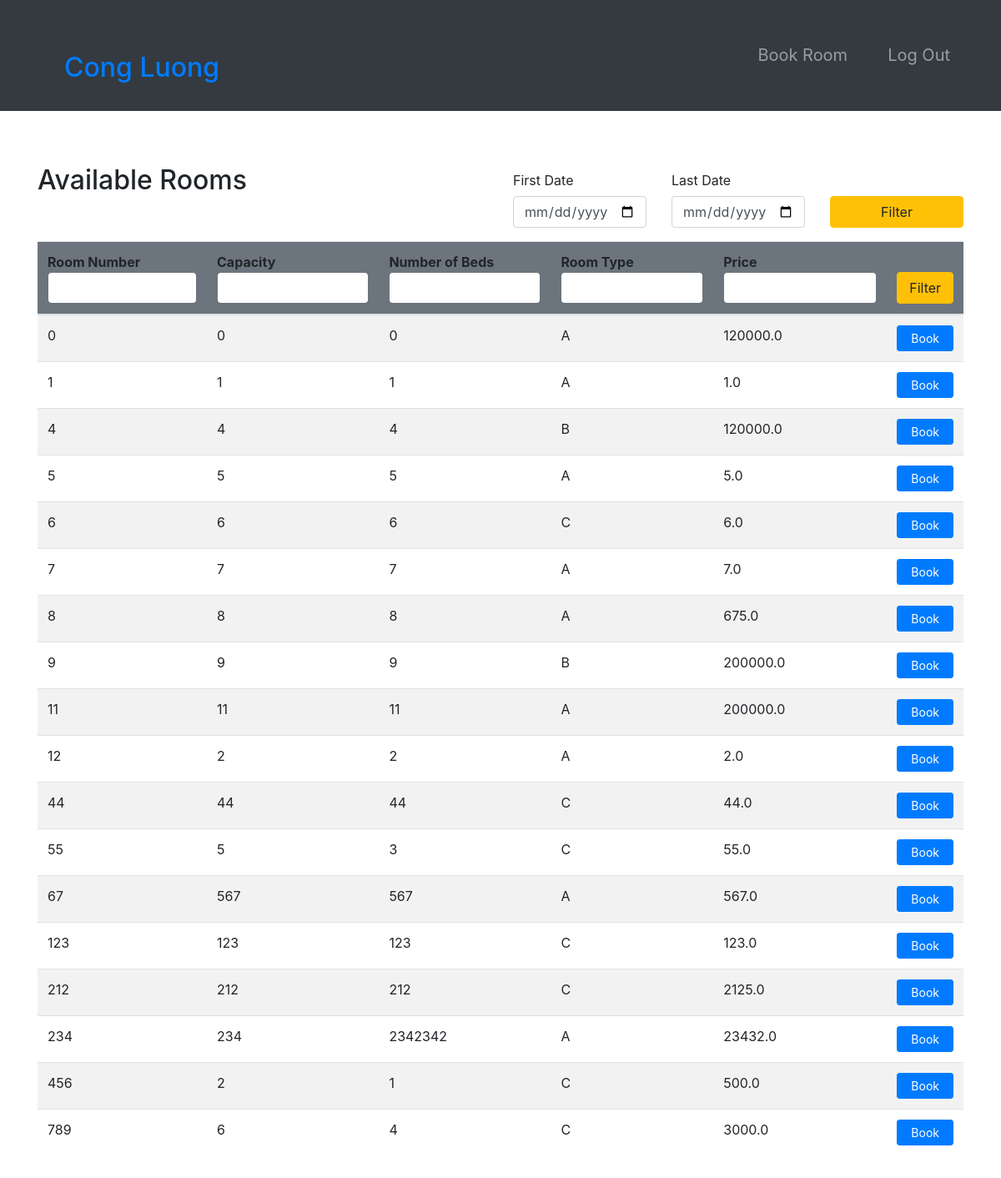
The app's page /rooms/ (signed in), older data.
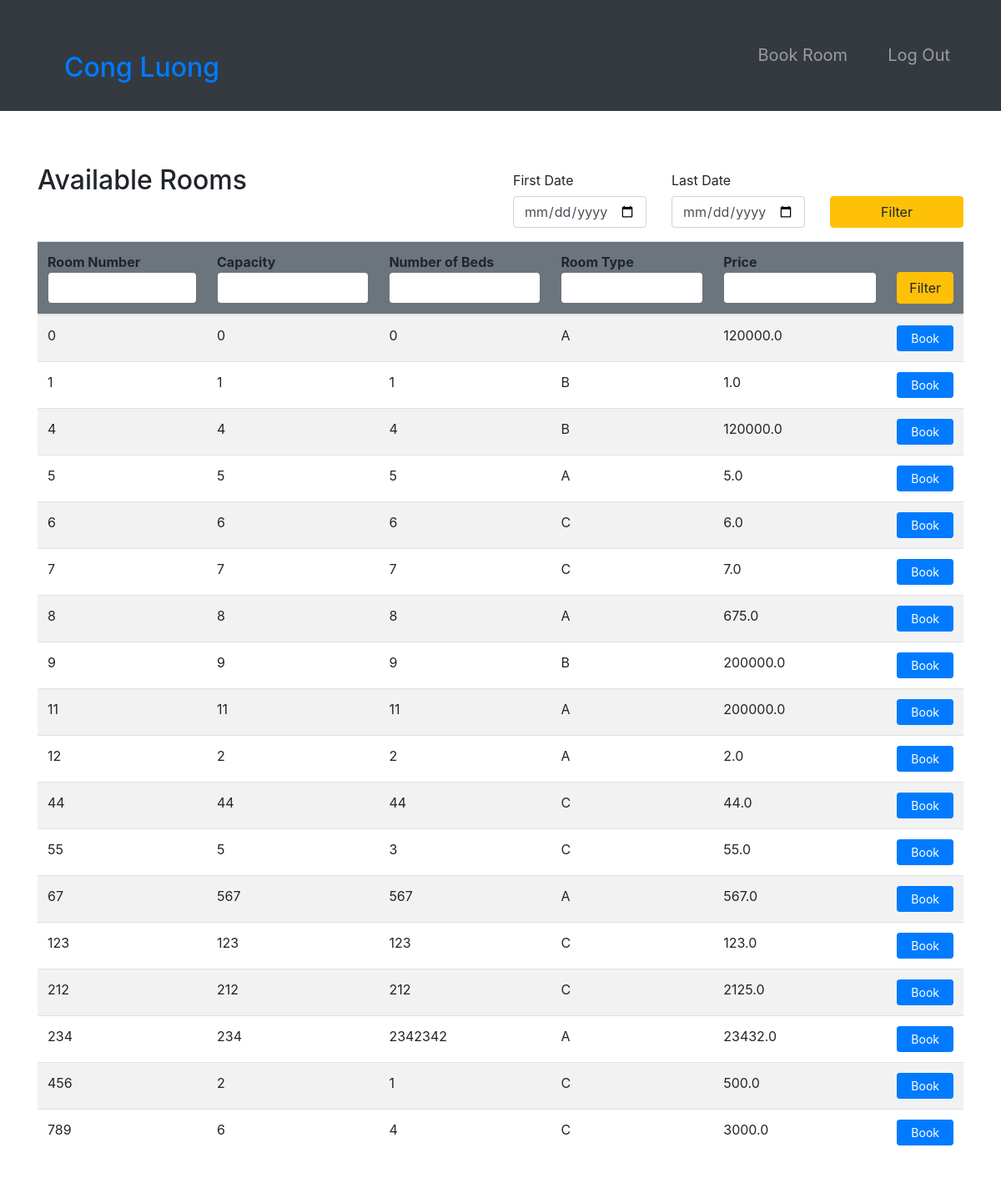
The same page, newer data.
### room/models.py (models this page shows)
class Room(models.Model):
    ROOM_TYPES = (
        ('A', 'A'),
        ('B', 'B'),
        ('C', 'C'),
    )
    number = models.IntegerField(primary_key=True)
    capacity = models.SmallIntegerField()
    numberOfBeds = models.SmallIntegerField()
    roomType = models.CharField(max_length=20, choices=ROOM_TYPES)
    price = models.FloatField()
    statusStartDate = models.DateField(null=True)
    statusEndDate = models.DateField(null=True)
    def __str__(self):
        return str(self.number)

### room/views.py (the view, shortened to what this page needs)
# urls.py: path('rooms/', rooms, name="rooms"),
@ login_required(login_url='login')
def rooms(request):
    role = str(request.user.groups.all()[0])
    path = role + "/"
    rooms = Room.objects.all()
    firstDayStr = None
    lastDateStr = None
    def chech_availability(fd, ed):
        today = datetime.strptime(str(date.today()), '%Y-%m-%d')
        availableRooms = []
        if fd < today or fd > ed:
           return availableRooms
        for room in rooms:
            availList = []
            bookingList = Booking.objects.filter(roomNumber=room)
            if room.statusStartDate == None:
                for booking in bookingList:
                    if booking.startDate > ed.date() or booking.endDate < fd.date():
                        availList.append(True)
                    else:
                        availList.append(False)
                if all(availList):
                    availableRooms.append(room)
            else:
                if room.statusStartDate > ed.date() or room.statusEndDate < fd.date():
                    for booking in bookingList:
                        if booking.startDate > ed.date() or booking.endDate < fd.date():
                            availList.append(True)
                        else:
                            availList.append(False)
                        if all(availList):
                            availableRooms.append(room)
        return availableRooms
    context = {
        "role": role,
        'rooms': rooms,
        'fd': firstDayStr,
        'ld': lastDateStr
    }
    return render(request, path + "rooms.html", context)

### Templates/guest/rooms.html
{% extends '../index.html' %}
{% block context %}
{% include '../common_pages/rooms.html' %}
{% endblock %}

### Templates/common_pages/rooms.html (shortened to what this page needs)
<div class="container py-5 clearfix">
    <div class="table-header row mt-3 clearfix">
        <div class="col-sm-12 col-md-12 col-lg-6 mb-4">
            <h2>Available Rooms</h2>
        </div>
        <div class="col-sm-12 col-md-12 col-lg-6">
            <form action="" method="POST">
                <div class="row">
                    <div class="form-group col-4">
                        <label for="example-date-input" class="col-form-label">First Date</label>
                        <div class="">
                            <input class="form-control" type="date" name="fd" value="{{fd}}" id="example-date-input" required>
                        </div>
                    </div>
                    <div class="form-group col-4">
                        <label for="example-date-input" class="col-form-label">Last Date</label>
                        <div class="">
                            <input class="form-control" type="date" name="ld" value="{{ld}}" id="example-date-input" requireds>
                        </div>
                    </div>
                    <div class="col-4" style="margin-top:38px;">
                        <button type="submit" name="dateFilter" class="btn btn-warning w-100">Filter</button>
                    </div>
                </div>
            </form>
        </div>
    </div>
    {% if rooms %}
        <table class="table table-hover table-striped">
            <thead class="bg-secondary rounded">
                <tr>
                    <form action="" method="POST">
                        <th>Room Number<input type="number" name="number" value="{{number}}"
                                class="form-control border border-secondary"></th>
                        <th>Capacity<input type="number" name="capacity" value="{{capacity}}"
                                class="form-control border border-secondary"></th>
                        <th>Number of Beds<input type="number" name="nob" value="{{nob}}"
                                class="form-control border border-secondary"></th>
                        <th>Room Type<input type="text" name="type" value="{{type}}"
                                class="form-control border border-secondary"></th>
                        <th>Price <input type="number" step="0.01" name="price" value="{{price}}"
                                class="form-control border border-secondary"></th>
                        <th colspan="2"><button type="submit" name="filter" class="btn btn-warning w-100">Filter</button>
                        </th>
                    </form>
                </tr>
            </thead>
            <tbody>
                {% for room in rooms %}
                <tr>
                    <td>{{ room.number }}</td>
                    <td>{{ room.capacity }}</td>
                    <td>{{ room.numberOfBeds }}</td>
                    <td>{{ room.roomType }}</td>
                    <td>{{ room.price }}</td>
                    {% if role == "guest" or role == "receptionist" %}
                    <td>
                        <form action="{% url 'booking-make' %}" method="POST">
                            <button type="submit" name="book" id="book" class="btn btn-sm btn-primary px-3">Book</button>
                        </form>
                    </td>
                    {% endif %}
                </tr>
                {% endfor %}
            </tbody>
        </table>
    {%endif %}
</div>

Row changes from the older to the newer data that the page shows:
changed Room id 1: roomType "A" → "B"
changed Room id 7: roomType "A" → "C"
